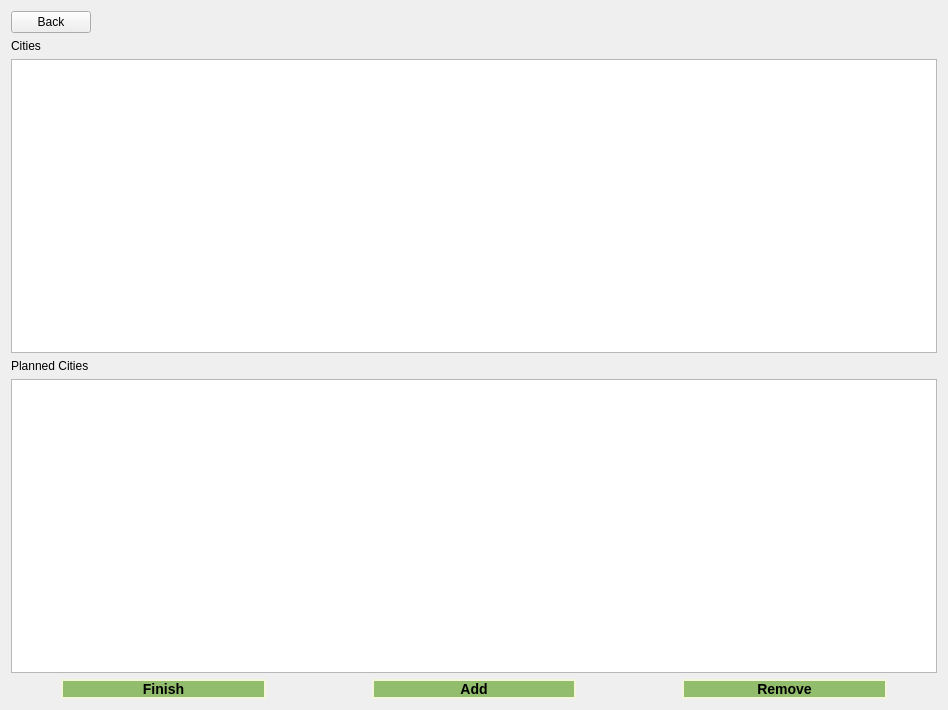
<?xml version="1.0" encoding="UTF-8"?>
<ui version="4.0">
 <class>customTripPage</class>
 <widget class="QWidget" name="customTripPage">
  <property name="geometry">
   <rect>
    <x>0</x>
    <y>0</y>
    <width>948</width>
    <height>710</height>
   </rect>
  </property>
  <property name="windowTitle">
   <string>Form</string>
  </property>
  <layout class="QGridLayout" name="gridLayout">
   <item row="3" column="0" colspan="3">
    <layout class="QVBoxLayout" name="verticalLayout">
     <item>
      <widget class="QLabel" name="label_2">
       <property name="styleSheet">
        <string notr="true">color: rgb(0, 0, 0);</string>
       </property>
       <property name="text">
        <string>Cities</string>
       </property>
      </widget>
     </item>
     <item>
      <widget class="QListWidget" name="cityList"/>
     </item>
     <item>
      <widget class="QLabel" name="label">
       <property name="styleSheet">
        <string notr="true">color: rgb(0, 0, 0);</string>
       </property>
       <property name="text">
        <string>Planned Cities</string>
       </property>
      </widget>
     </item>
     <item>
      <widget class="QListWidget" name="tripList"/>
     </item>
    </layout>
   </item>
   <item row="6" column="0">
    <widget class="QPushButton" name="finishBtn">
     <property name="styleSheet">
      <string notr="true"> QPushButton{
        margin-left: 50px; margin-right: 50px;
        background-color: rgb(146, 189, 108);
         border-style: solid;
         border-width: 2px;
         border-color: beige;
         font: bold 14px;
		  color: rgb(0, 0, 0);
     }
  QPushButton:pressed {
         background-color: rgb(224, 0, 0);     
     }
     QPushButton:hover {
         background-color: rgb(224, 255, 0);
     }

    QPushButton:hover:pressed
    {
        background-color:red;
    }</string>
     </property>
     <property name="text">
      <string>Finish</string>
     </property>
    </widget>
   </item>
   <item row="6" column="1">
    <widget class="QPushButton" name="addBtn">
     <property name="styleSheet">
      <string notr="true"> QPushButton{
        margin-left: 50px; margin-right: 50px;
        background-color: rgb(146, 189, 108);
         border-style: solid;
         border-width: 2px;
         border-color: beige;
         font: bold 14px;
		  color: rgb(0, 0, 0);
     }
  QPushButton:pressed {
         background-color: rgb(224, 0, 0);     
     }
     QPushButton:hover {
         background-color: rgb(224, 255, 0);
     }

    QPushButton:hover:pressed
    {
        background-color:red;
    }</string>
     </property>
     <property name="text">
      <string>Add</string>
     </property>
    </widget>
   </item>
   <item row="6" column="2">
    <widget class="QPushButton" name="removeBtn">
     <property name="styleSheet">
      <string notr="true"> QPushButton{
        margin-left: 50px; margin-right: 50px;
        background-color: rgb(146, 189, 108);
         border-style: solid;
         border-width: 2px;
         border-color: beige;
         font: bold 14px;
		  color: rgb(0, 0, 0);
     }
  QPushButton:pressed {
         background-color: rgb(224, 0, 0);     
     }
     QPushButton:hover {
         background-color: rgb(224, 255, 0);
     }

    QPushButton:hover:pressed
    {
        background-color:red;
    }</string>
     </property>
     <property name="text">
      <string>Remove</string>
     </property>
    </widget>
   </item>
   <item row="0" column="0" colspan="2">
    <layout class="QGridLayout" name="gridLayout_2">
     <item row="0" column="0">
      <widget class="QPushButton" name="backBtn">
       <property name="toolTip">
        <string>&lt;html&gt;&lt;head/&gt;&lt;body&gt;&lt;p&gt;go to previous the page&lt;/p&gt;&lt;/body&gt;&lt;/html&gt;</string>
       </property>
       <property name="styleSheet">
        <string notr="true">color: rgb(0, 0, 0);</string>
       </property>
       <property name="text">
        <string>Back</string>
       </property>
      </widget>
     </item>
     <item row="0" column="1">
      <spacer name="horizontalSpacer">
       <property name="orientation">
        <enum>Qt::Horizontal</enum>
       </property>
       <property name="sizeHint" stdset="0">
        <size>
         <width>40</width>
         <height>20</height>
        </size>
       </property>
      </spacer>
     </item>
    </layout>
   </item>
  </layout>
 </widget>
 <resources/>
 <connections/>
</ui>
